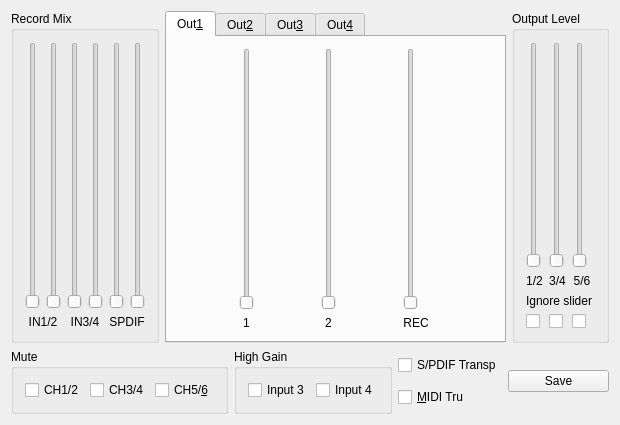
<ui version="4.0" >
 <comment>Copyright (C) 2005-2008 by Pieter Palmers
	
	This file is part of FFADO
	FFADO = Free FireWire (pro-)audio drivers for Linux
	
	FFADO is based upon FreeBoB.
	
	This program is free software: you can redistribute it and/or modify
	it under the terms of the GNU General Public License as published by
	the Free Software Foundation, either version 2 of the License, or
	(at your option) version 3 of the License.
	
	This program is distributed in the hope that it will be useful,
	but WITHOUT ANY WARRANTY; without even the implied warranty of
	MERCHANTABILITY or FITNESS FOR A PARTICULAR PURPOSE.  See the
	GNU General Public License for more details.
</comment>
 <class>SaffireLEMixerSmallUI</class>
 <widget class="QWidget" name="SaffireLEMixerSmallUI" >
  <property name="geometry" >
   <rect>
    <x>0</x>
    <y>0</y>
    <width>620</width>
    <height>425</height>
   </rect>
  </property>
  <property name="windowTitle" >
   <string>Focusrite Saffire LE Mixer</string>
  </property>
  <layout class="QVBoxLayout" >
   <item>
    <layout class="QHBoxLayout" >
     <item>
      <widget class="QGroupBox" name="groupOut14_2" >
       <property name="title" >
        <string>Record Mix</string>
       </property>
       <layout class="QGridLayout" >
        <item row="0" column="0" >
         <widget class="QSlider" name="sldIN1RecMix" >
          <property name="minimum" >
           <number>0</number>
          </property>
          <property name="maximum" >
           <number>32767</number>
          </property>
          <property name="singleStep" >
           <number>10000</number>
          </property>
          <property name="pageStep" >
           <number>1000</number>
          </property>
          <property name="orientation" >
           <enum>Qt::Vertical</enum>
          </property>
          <property name="tickInterval" >
           <number>10000</number>
          </property>
         </widget>
        </item>
        <item row="0" column="1" >
         <widget class="QSlider" name="sldIN2RecMix" >
          <property name="minimum" >
           <number>0</number>
          </property>
          <property name="maximum" >
           <number>32767</number>
          </property>
          <property name="singleStep" >
           <number>10000</number>
          </property>
          <property name="pageStep" >
           <number>1000</number>
          </property>
          <property name="orientation" >
           <enum>Qt::Vertical</enum>
          </property>
          <property name="tickInterval" >
           <number>10000</number>
          </property>
         </widget>
        </item>
        <item row="0" column="2" >
         <widget class="QSlider" name="sldIN3RecMix" >
          <property name="minimum" >
           <number>0</number>
          </property>
          <property name="maximum" >
           <number>32767</number>
          </property>
          <property name="singleStep" >
           <number>10000</number>
          </property>
          <property name="pageStep" >
           <number>1000</number>
          </property>
          <property name="orientation" >
           <enum>Qt::Vertical</enum>
          </property>
          <property name="tickInterval" >
           <number>10000</number>
          </property>
         </widget>
        </item>
        <item row="0" column="3" >
         <widget class="QSlider" name="sldIN4RecMix" >
          <property name="minimum" >
           <number>0</number>
          </property>
          <property name="maximum" >
           <number>32767</number>
          </property>
          <property name="singleStep" >
           <number>10000</number>
          </property>
          <property name="pageStep" >
           <number>1000</number>
          </property>
          <property name="orientation" >
           <enum>Qt::Vertical</enum>
          </property>
          <property name="tickInterval" >
           <number>10000</number>
          </property>
         </widget>
        </item>
        <item row="0" column="4" >
         <widget class="QSlider" name="sldSPDIF1RecMix" >
          <property name="minimum" >
           <number>0</number>
          </property>
          <property name="maximum" >
           <number>32767</number>
          </property>
          <property name="singleStep" >
           <number>10000</number>
          </property>
          <property name="pageStep" >
           <number>1000</number>
          </property>
          <property name="orientation" >
           <enum>Qt::Vertical</enum>
          </property>
          <property name="tickInterval" >
           <number>10000</number>
          </property>
         </widget>
        </item>
        <item row="0" column="5" >
         <widget class="QSlider" name="sldSPDIF2RecMix" >
          <property name="minimum" >
           <number>0</number>
          </property>
          <property name="maximum" >
           <number>32767</number>
          </property>
          <property name="singleStep" >
           <number>10000</number>
          </property>
          <property name="pageStep" >
           <number>1000</number>
          </property>
          <property name="orientation" >
           <enum>Qt::Vertical</enum>
          </property>
          <property name="tickInterval" >
           <number>10000</number>
          </property>
         </widget>
        </item>
        <item row="1" column="0" colspan="2" >
         <widget class="QLabel" name="txtOut14In12" >
          <property name="text" >
           <string>IN1/2</string>
          </property>
          <property name="alignment" >
           <set>Qt::AlignCenter</set>
          </property>
          <property name="wordWrap" >
           <bool>false</bool>
          </property>
         </widget>
        </item>
        <item row="1" column="2" colspan="2" >
         <widget class="QLabel" name="txtOut14In34" >
          <property name="text" >
           <string>IN3/4</string>
          </property>
          <property name="alignment" >
           <set>Qt::AlignCenter</set>
          </property>
          <property name="wordWrap" >
           <bool>false</bool>
          </property>
         </widget>
        </item>
        <item row="1" column="4" colspan="2" >
         <widget class="QLabel" name="txtOut14In34_2" >
          <property name="text" >
           <string>SPDIF</string>
          </property>
          <property name="alignment" >
           <set>Qt::AlignCenter</set>
          </property>
          <property name="wordWrap" >
           <bool>false</bool>
          </property>
         </widget>
        </item>
       </layout>
      </widget>
     </item>
     <item>
      <widget class="QTabWidget" name="tabWidget4" >
       <property name="currentIndex" >
        <number>0</number>
       </property>
       <widget class="QWidget" name="tab" >
        <attribute name="title" >
         <string>Out&amp;1</string>
        </attribute>
        <layout class="QGridLayout" >
         <item row="0" column="0" >
          <widget class="QSlider" name="sldPC1Out1" >
           <property name="minimum" >
            <number>0</number>
           </property>
           <property name="maximum" >
            <number>32767</number>
           </property>
           <property name="singleStep" >
            <number>10000</number>
           </property>
           <property name="pageStep" >
            <number>1000</number>
           </property>
           <property name="orientation" >
            <enum>Qt::Vertical</enum>
           </property>
           <property name="tickInterval" >
            <number>10000</number>
           </property>
          </widget>
         </item>
         <item row="0" column="1" >
          <widget class="QSlider" name="sldPC2Out1" >
           <property name="minimum" >
            <number>0</number>
           </property>
           <property name="maximum" >
            <number>32767</number>
           </property>
           <property name="singleStep" >
            <number>10000</number>
           </property>
           <property name="pageStep" >
            <number>1000</number>
           </property>
           <property name="orientation" >
            <enum>Qt::Vertical</enum>
           </property>
           <property name="tickInterval" >
            <number>10000</number>
           </property>
          </widget>
         </item>
         <item row="0" column="2" >
          <widget class="QSlider" name="sldRecMixOut1" >
           <property name="minimum" >
            <number>0</number>
           </property>
           <property name="maximum" >
            <number>32767</number>
           </property>
           <property name="singleStep" >
            <number>10000</number>
           </property>
           <property name="pageStep" >
            <number>1000</number>
           </property>
           <property name="orientation" >
            <enum>Qt::Vertical</enum>
           </property>
           <property name="tickInterval" >
            <number>10000</number>
           </property>
          </widget>
         </item>
         <item row="1" column="0" >
          <widget class="QLabel" name="txtOut14PC12" >
           <property name="text" >
            <string>1</string>
           </property>
           <property name="alignment" >
            <set>Qt::AlignCenter</set>
           </property>
           <property name="wordWrap" >
            <bool>false</bool>
           </property>
          </widget>
         </item>
         <item row="1" column="1" >
          <widget class="QLabel" name="txtOut14PC34" >
           <property name="text" >
            <string>2</string>
           </property>
           <property name="alignment" >
            <set>Qt::AlignCenter</set>
           </property>
           <property name="wordWrap" >
            <bool>false</bool>
           </property>
          </widget>
         </item>
         <item row="1" column="2" >
          <widget class="QLabel" name="txtOut14PC78_2" >
           <property name="text" >
            <string>REC</string>
           </property>
           <property name="alignment" >
            <set>Qt::AlignCenter</set>
           </property>
           <property name="wordWrap" >
            <bool>false</bool>
           </property>
          </widget>
         </item>
        </layout>
       </widget>
       <widget class="QWidget" name="tab" >
        <attribute name="title" >
         <string>Out&amp;2</string>
        </attribute>
        <layout class="QGridLayout" >
         <item row="0" column="0" >
          <widget class="QSlider" name="sldPC1Out2" >
           <property name="minimum" >
            <number>0</number>
           </property>
           <property name="maximum" >
            <number>32767</number>
           </property>
           <property name="singleStep" >
            <number>10000</number>
           </property>
           <property name="pageStep" >
            <number>1000</number>
           </property>
           <property name="orientation" >
            <enum>Qt::Vertical</enum>
           </property>
           <property name="tickInterval" >
            <number>10000</number>
           </property>
          </widget>
         </item>
         <item row="0" column="1" >
          <widget class="QSlider" name="sldPC2Out2" >
           <property name="minimum" >
            <number>0</number>
           </property>
           <property name="maximum" >
            <number>32767</number>
           </property>
           <property name="singleStep" >
            <number>10000</number>
           </property>
           <property name="pageStep" >
            <number>1000</number>
           </property>
           <property name="orientation" >
            <enum>Qt::Vertical</enum>
           </property>
           <property name="tickInterval" >
            <number>10000</number>
           </property>
          </widget>
         </item>
         <item row="0" column="2" >
          <widget class="QSlider" name="sldRecMixOut2" >
           <property name="minimum" >
            <number>0</number>
           </property>
           <property name="maximum" >
            <number>32767</number>
           </property>
           <property name="singleStep" >
            <number>10000</number>
           </property>
           <property name="pageStep" >
            <number>1000</number>
           </property>
           <property name="orientation" >
            <enum>Qt::Vertical</enum>
           </property>
           <property name="tickInterval" >
            <number>10000</number>
           </property>
          </widget>
         </item>
         <item row="1" column="0" >
          <widget class="QLabel" name="txtOut24PC12" >
           <property name="text" >
            <string>1</string>
           </property>
           <property name="alignment" >
            <set>Qt::AlignCenter</set>
           </property>
           <property name="wordWrap" >
            <bool>false</bool>
           </property>
          </widget>
         </item>
         <item row="1" column="1" >
          <widget class="QLabel" name="txtOut24PC34" >
           <property name="text" >
            <string>2</string>
           </property>
           <property name="alignment" >
            <set>Qt::AlignCenter</set>
           </property>
           <property name="wordWrap" >
            <bool>false</bool>
           </property>
          </widget>
         </item>
         <item row="1" column="2" >
          <widget class="QLabel" name="txtOut24PC78_2" >
           <property name="text" >
            <string>REC</string>
           </property>
           <property name="alignment" >
            <set>Qt::AlignCenter</set>
           </property>
           <property name="wordWrap" >
            <bool>false</bool>
           </property>
          </widget>
         </item>
        </layout>
       </widget>
       <widget class="QWidget" name="tab" >
        <attribute name="title" >
         <string>Out&amp;3</string>
        </attribute>
        <layout class="QGridLayout" >
         <item row="0" column="0" >
          <widget class="QSlider" name="sldPC1Out3" >
           <property name="minimum" >
            <number>0</number>
           </property>
           <property name="maximum" >
            <number>32767</number>
           </property>
           <property name="singleStep" >
            <number>10000</number>
           </property>
           <property name="pageStep" >
            <number>1000</number>
           </property>
           <property name="orientation" >
            <enum>Qt::Vertical</enum>
           </property>
           <property name="tickInterval" >
            <number>10000</number>
           </property>
          </widget>
         </item>
         <item row="0" column="1" >
          <widget class="QSlider" name="sldPC2Out3" >
           <property name="minimum" >
            <number>0</number>
           </property>
           <property name="maximum" >
            <number>32767</number>
           </property>
           <property name="singleStep" >
            <number>10000</number>
           </property>
           <property name="pageStep" >
            <number>1000</number>
           </property>
           <property name="orientation" >
            <enum>Qt::Vertical</enum>
           </property>
           <property name="tickInterval" >
            <number>10000</number>
           </property>
          </widget>
         </item>
         <item row="0" column="2" >
          <widget class="QSlider" name="sldRecMixOut3" >
           <property name="minimum" >
            <number>0</number>
           </property>
           <property name="maximum" >
            <number>32767</number>
           </property>
           <property name="singleStep" >
            <number>10000</number>
           </property>
           <property name="pageStep" >
            <number>1000</number>
           </property>
           <property name="orientation" >
            <enum>Qt::Vertical</enum>
           </property>
           <property name="tickInterval" >
            <number>10000</number>
           </property>
          </widget>
         </item>
         <item row="1" column="0" >
          <widget class="QLabel" name="txtOut34PC12" >
           <property name="text" >
            <string>1</string>
           </property>
           <property name="alignment" >
            <set>Qt::AlignCenter</set>
           </property>
           <property name="wordWrap" >
            <bool>false</bool>
           </property>
          </widget>
         </item>
         <item row="1" column="1" >
          <widget class="QLabel" name="txtOut34PC34" >
           <property name="text" >
            <string>2</string>
           </property>
           <property name="alignment" >
            <set>Qt::AlignCenter</set>
           </property>
           <property name="wordWrap" >
            <bool>false</bool>
           </property>
          </widget>
         </item>
         <item row="1" column="2" >
          <widget class="QLabel" name="txtOut34PC56" >
           <property name="text" >
            <string>REC</string>
           </property>
           <property name="alignment" >
            <set>Qt::AlignCenter</set>
           </property>
           <property name="wordWrap" >
            <bool>false</bool>
           </property>
          </widget>
         </item>
        </layout>
       </widget>
       <widget class="QWidget" name="tab" >
        <attribute name="title" >
         <string>Out&amp;4</string>
        </attribute>
        <layout class="QGridLayout" >
         <item row="0" column="0" >
          <widget class="QSlider" name="sldPC1Out4" >
           <property name="minimum" >
            <number>0</number>
           </property>
           <property name="maximum" >
            <number>32767</number>
           </property>
           <property name="singleStep" >
            <number>10000</number>
           </property>
           <property name="pageStep" >
            <number>1000</number>
           </property>
           <property name="orientation" >
            <enum>Qt::Vertical</enum>
           </property>
           <property name="tickInterval" >
            <number>10000</number>
           </property>
          </widget>
         </item>
         <item row="0" column="1" >
          <widget class="QSlider" name="sldPC2Out4" >
           <property name="minimum" >
            <number>0</number>
           </property>
           <property name="maximum" >
            <number>32767</number>
           </property>
           <property name="singleStep" >
            <number>10000</number>
           </property>
           <property name="pageStep" >
            <number>1000</number>
           </property>
           <property name="orientation" >
            <enum>Qt::Vertical</enum>
           </property>
           <property name="tickInterval" >
            <number>10000</number>
           </property>
          </widget>
         </item>
         <item row="0" column="2" >
          <widget class="QSlider" name="sldRecMixOut4" >
           <property name="minimum" >
            <number>0</number>
           </property>
           <property name="maximum" >
            <number>32767</number>
           </property>
           <property name="singleStep" >
            <number>10000</number>
           </property>
           <property name="pageStep" >
            <number>1000</number>
           </property>
           <property name="orientation" >
            <enum>Qt::Vertical</enum>
           </property>
           <property name="tickInterval" >
            <number>10000</number>
           </property>
          </widget>
         </item>
         <item row="1" column="0" >
          <widget class="QLabel" name="txtOut44PC12" >
           <property name="text" >
            <string>1</string>
           </property>
           <property name="alignment" >
            <set>Qt::AlignCenter</set>
           </property>
           <property name="wordWrap" >
            <bool>false</bool>
           </property>
          </widget>
         </item>
         <item row="1" column="1" >
          <widget class="QLabel" name="txtOut44PC34" >
           <property name="text" >
            <string>2</string>
           </property>
           <property name="alignment" >
            <set>Qt::AlignCenter</set>
           </property>
           <property name="wordWrap" >
            <bool>false</bool>
           </property>
          </widget>
         </item>
         <item row="1" column="2" >
          <widget class="QLabel" name="txtOut44PC56" >
           <property name="text" >
            <string>REC</string>
           </property>
           <property name="alignment" >
            <set>Qt::AlignCenter</set>
           </property>
           <property name="wordWrap" >
            <bool>false</bool>
           </property>
          </widget>
         </item>
        </layout>
       </widget>
      </widget>
     </item>
     <item>
      <widget class="QGroupBox" name="groupBox11" >
       <property name="title" >
        <string>Output Level</string>
       </property>
       <layout class="QGridLayout" >
        <item row="0" column="0" >
         <widget class="QSlider" name="sldOut12Level" >
          <property name="minimum" >
           <number>0</number>
          </property>
          <property name="maximum" >
           <number>127</number>
          </property>
          <property name="singleStep" >
           <number>1</number>
          </property>
          <property name="pageStep" >
           <number>16</number>
          </property>
          <property name="orientation" >
           <enum>Qt::Vertical</enum>
          </property>
          <property name="tickInterval" >
           <number>32</number>
          </property>
         </widget>
        </item>
        <item row="0" column="1" >
         <widget class="QSlider" name="sldOut34Level" >
          <property name="minimum" >
           <number>0</number>
          </property>
          <property name="maximum" >
           <number>127</number>
          </property>
          <property name="singleStep" >
           <number>1</number>
          </property>
          <property name="pageStep" >
           <number>16</number>
          </property>
          <property name="orientation" >
           <enum>Qt::Vertical</enum>
          </property>
          <property name="tickInterval" >
           <number>32</number>
          </property>
         </widget>
        </item>
        <item row="0" column="2" >
         <widget class="QSlider" name="sldOut56Level" >
          <property name="minimum" >
           <number>0</number>
          </property>
          <property name="maximum" >
           <number>127</number>
          </property>
          <property name="singleStep" >
           <number>1</number>
          </property>
          <property name="pageStep" >
           <number>16</number>
          </property>
          <property name="orientation" >
           <enum>Qt::Vertical</enum>
          </property>
          <property name="tickInterval" >
           <number>32</number>
          </property>
         </widget>
        </item>
        <item row="1" column="0" >
         <widget class="QLabel" name="txtOut14In12_2" >
          <property name="text" >
           <string>1/2</string>
          </property>
          <property name="alignment" >
           <set>Qt::AlignCenter</set>
          </property>
          <property name="wordWrap" >
           <bool>false</bool>
          </property>
         </widget>
        </item>
        <item row="1" column="1" >
         <widget class="QLabel" name="txtOut14In12_2_2" >
          <property name="text" >
           <string>3/4</string>
          </property>
          <property name="alignment" >
           <set>Qt::AlignCenter</set>
          </property>
          <property name="wordWrap" >
           <bool>false</bool>
          </property>
         </widget>
        </item>
        <item row="1" column="2" >
         <widget class="QLabel" name="txtOut14In12_2_2_2" >
          <property name="text" >
           <string>5/6</string>
          </property>
          <property name="alignment" >
           <set>Qt::AlignCenter</set>
          </property>
          <property name="wordWrap" >
           <bool>false</bool>
          </property>
         </widget>
        </item>
        <item row="2" column="0" colspan="3" >
         <widget class="QLabel" name="textLabel1" >
          <property name="text" >
           <string>Ignore slider</string>
          </property>
          <property name="alignment" >
           <set>Qt::AlignCenter</set>
          </property>
          <property name="wordWrap" >
           <bool>false</bool>
          </property>
         </widget>
        </item>
        <item row="3" column="0" >
         <widget class="QCheckBox" name="chkOut12HwCtrl" >
          <property name="text" >
           <string/>
          </property>
         </widget>
        </item>
        <item row="3" column="1" >
         <widget class="QCheckBox" name="chkOut34HwCtrl" >
          <property name="text" >
           <string/>
          </property>
         </widget>
        </item>
        <item row="3" column="2" >
         <widget class="QCheckBox" name="chkOut56HwCtrl" >
          <property name="text" >
           <string/>
          </property>
         </widget>
        </item>
       </layout>
      </widget>
     </item>
    </layout>
   </item>
   <item>
    <layout class="QHBoxLayout" >
     <item>
      <widget class="QGroupBox" name="groupBox13" >
       <property name="title" >
        <string>Mute</string>
       </property>
       <layout class="QGridLayout" >
        <item row="0" column="2" >
         <widget class="QCheckBox" name="chkOut56Mute" >
          <property name="text" >
           <string>CH5/&amp;6</string>
          </property>
         </widget>
        </item>
        <item row="0" column="1" >
         <widget class="QCheckBox" name="chkOut34Mute" >
          <property name="text" >
           <string>CH3/4</string>
          </property>
         </widget>
        </item>
        <item row="0" column="0" >
         <widget class="QCheckBox" name="chkOut12Mute" >
          <property name="text" >
           <string>CH1/2</string>
          </property>
         </widget>
        </item>
       </layout>
      </widget>
     </item>
     <item>
      <widget class="QGroupBox" name="groupBox13_2" >
       <property name="title" >
        <string>High Gain</string>
       </property>
       <layout class="QGridLayout" >
        <item row="0" column="0" >
         <widget class="QCheckBox" name="chkHighGain3" >
          <property name="text" >
           <string>Input 3</string>
          </property>
         </widget>
        </item>
        <item row="0" column="1" >
         <widget class="QCheckBox" name="chkHighGain4" >
          <property name="text" >
           <string>Input 4</string>
          </property>
         </widget>
        </item>
       </layout>
      </widget>
     </item>
     <item>
      <layout class="QVBoxLayout" >
       <item>
        <widget class="QCheckBox" name="chkSPDIFTransparent" >
         <property name="text" >
          <string>S/PDIF Transp</string>
         </property>
        </widget>
       </item>
       <item>
        <widget class="QCheckBox" name="chkMIDITru" >
         <property name="text" >
          <string>&amp;MIDI Tru</string>
         </property>
         <property name="shortcut" >
          <string>Alt+M</string>
         </property>
        </widget>
       </item>
      </layout>
     </item>
     <item>
      <widget class="QPushButton" name="btnSaveSettings" >
       <property name="toolTip" >
        <string>Save settings to device</string>
       </property>
       <property name="text" >
        <string>Save</string>
       </property>
      </widget>
     </item>
    </layout>
   </item>
  </layout>
 </widget>
 <layoutdefault spacing="6" margin="11" />
 <pixmapfunction>qPixmapFromMimeSource</pixmapfunction>
 <resources/>
 <connections/>
</ui>
